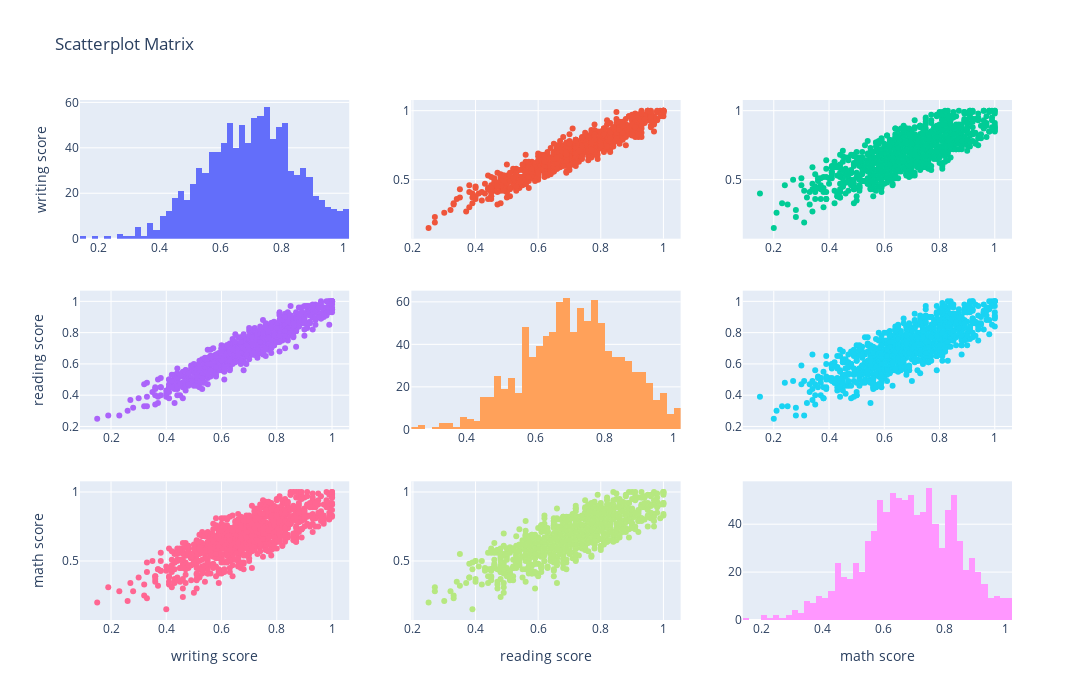

This figure's notebook cell:
### Code cell
fig = ff.create_scatterplotmatrix(df[["writing score", "reading score", "math score"]], diag='histogram', height=700, width=1400)
fig.show()

### Figure 1 — Plotly figure (JSON) as saved in the notebook; plotly's stock layout.template omitted (floating-point values rounded to 4 significant figures; data arrays with more than 128 entries replaced by an {"elided": "..."} marker saying what was removed)
{"data": [{"showlegend": false, "type": "histogram", "x": {"elided": "1000 float values"}, "xaxis": "x", "yaxis": "y"}, {"marker": {"size": 6}, "mode": "markers", "showlegend": false, "type": "scatter", "x": {"elided": "1000 float values"}, "xaxis": "x2", "y": {"elided": "1000 float values"}, "yaxis": "y2"}, {"marker": {"size": 6}, "mode": "markers", "showlegend": false, "type": "scatter", "x": {"elided": "1000 float values"}, "xaxis": "x3", "y": {"elided": "1000 float values"}, "yaxis": "y3"}, {"marker": {"size": 6}, "mode": "markers", "showlegend": false, "type": "scatter", "x": {"elided": "1000 float values"}, "xaxis": "x4", "y": {"elided": "1000 float values"}, "yaxis": "y4"}, {"showlegend": false, "type": "histogram", "x": {"elided": "1000 float values"}, "xaxis": "x5", "yaxis": "y5"}, {"marker": {"size": 6}, "mode": "markers", "showlegend": false, "type": "scatter", "x": {"elided": "1000 float values"}, "xaxis": "x6", "y": {"elided": "1000 float values"}, "yaxis": "y6"}, {"marker": {"size": 6}, "mode": "markers", "showlegend": false, "type": "scatter", "x": {"elided": "1000 float values"}, "xaxis": "x7", "y": {"elided": "1000 float values"}, "yaxis": "y7"}, {"marker": {"size": 6}, "mode": "markers", "showlegend": false, "type": "scatter", "x": {"elided": "1000 float values"}, "xaxis": "x8", "y": {"elided": "1000 float values"}, "yaxis": "y8"}, {"showlegend": false, "type": "histogram", "x": {"elided": "1000 float values"}, "xaxis": "x9", "yaxis": "y9"}], "layout": {"height": 700, "showlegend": true, "title": {"text": "Scatterplot Matrix"}, "width": 1400, "xaxis": {"anchor": "y", "domain": [0, 0.2889]}, "xaxis2": {"anchor": "y2", "domain": [0.3556, 0.6444]}, "xaxis3": {"anchor": "y3", "domain": [0.7111, 1]}, "xaxis4": {"anchor": "y4", "domain": [0, 0.2889]}, "xaxis5": {"anchor": "y5", "domain": [0.3556, 0.6444]}, "xaxis6": {"anchor": "y6", "domain": [0.7111, 1]}, "xaxis7": {"anchor": "y7", "domain": [0, 0.2889], "title": {"text": "writing score"}}, "xaxis8": {"anchor": "y8", "domain": [0.3556, 0.6444], "title": {"text": "reading score"}}, "xaxis9": {"anchor": "y9", "domain": [0.7111, 1], "title": {"text": "math score"}}, "yaxis": {"anchor": "x", "domain": [0.7333, 1], "title": {"text": "writing score"}}, "yaxis2": {"anchor": "x2", "domain": [0.7333, 1]}, "yaxis3": {"anchor": "x3", "domain": [0.7333, 1]}, "yaxis4": {"anchor": "x4", "domain": [0.3667, 0.6333], "title": {"text": "reading score"}}, "yaxis5": {"anchor": "x5", "domain": [0.3667, 0.6333]}, "yaxis6": {"anchor": "x6", "domain": [0.3667, 0.6333]}, "yaxis7": {"anchor": "x7", "domain": [0, 0.2667], "title": {"text": "math score"}}, "yaxis8": {"anchor": "x8", "domain": [0, 0.2667]}, "yaxis9": {"anchor": "x9", "domain": [0, 0.2667]}}}
